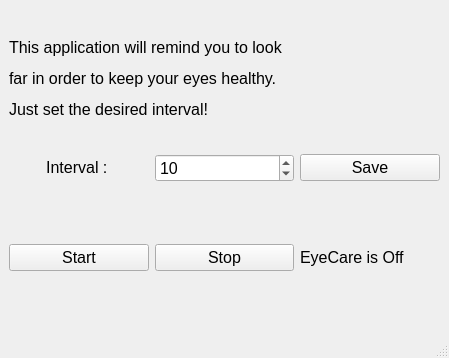
<?xml version="1.0" encoding="UTF-8"?>
<ui version="4.0">
 <class>MainWindow</class>
 <widget class="QMainWindow" name="MainWindow">
  <property name="windowModality">
   <enum>Qt::ApplicationModal</enum>
  </property>
  <property name="geometry">
   <rect>
    <x>0</x>
    <y>0</y>
    <width>449</width>
    <height>358</height>
   </rect>
  </property>
  <property name="windowTitle">
   <string>EyeCareApp</string>
  </property>
  <property name="windowIcon">
   <iconset theme=":/etc/icon.png"/>
  </property>
  <widget class="QWidget" name="centralwidget">
   <layout class="QVBoxLayout" name="verticalLayout_2">
    <item>
     <layout class="QVBoxLayout" name="verticalLayout">
      <item>
       <widget class="QLabel" name="label_2">
        <property name="text">
         <string>&lt;html&gt;&lt;head/&gt;&lt;body&gt;&lt;p&gt;&lt;span style=&quot; font-size:12pt;&quot;&gt;This application will remind you to look&lt;/span&gt;&lt;/p&gt;&lt;p&gt;&lt;span style=&quot; font-size:12pt;&quot;&gt;far in order to keep your eyes healthy.&lt;/span&gt;&lt;/p&gt;&lt;p&gt;&lt;span style=&quot; font-size:12pt;&quot;&gt;Just set the desired interval!&lt;/span&gt;&lt;/p&gt;&lt;/body&gt;&lt;/html&gt;</string>
        </property>
       </widget>
      </item>
      <item>
       <layout class="QHBoxLayout" name="horizontalLayout">
        <item>
         <widget class="QLabel" name="label">
          <property name="text">
           <string>&lt;html&gt;&lt;head/&gt;&lt;body&gt;&lt;p&gt;&lt;span style=&quot; font-size:12pt;&quot;&gt;Interval : &lt;/span&gt;&lt;/p&gt;&lt;/body&gt;&lt;/html&gt;</string>
          </property>
          <property name="alignment">
           <set>Qt::AlignCenter</set>
          </property>
         </widget>
        </item>
        <item>
         <widget class="QSpinBox" name="intervalSpinBox">
          <property name="font">
           <font>
            <pointsize>12</pointsize>
           </font>
          </property>
          <property name="toolTip">
           <string>&lt;html&gt;&lt;head/&gt;&lt;body&gt;&lt;p&gt;&lt;span style=&quot; font-size:10pt;&quot;&gt;An interval of 10 minutes is recommended by specialists!&lt;/span&gt;&lt;/p&gt;&lt;/body&gt;&lt;/html&gt;</string>
          </property>
          <property name="maximum">
           <number>999</number>
          </property>
          <property name="value">
           <number>10</number>
          </property>
         </widget>
        </item>
        <item>
         <widget class="QPushButton" name="saveButton">
          <property name="font">
           <font>
            <pointsize>12</pointsize>
           </font>
          </property>
          <property name="text">
           <string>Save</string>
          </property>
         </widget>
        </item>
       </layout>
      </item>
      <item>
       <layout class="QHBoxLayout" name="horizontalLayout_2">
        <item>
         <widget class="QPushButton" name="startButton">
          <property name="font">
           <font>
            <pointsize>12</pointsize>
           </font>
          </property>
          <property name="text">
           <string>Start</string>
          </property>
         </widget>
        </item>
        <item>
         <widget class="QPushButton" name="stopButton">
          <property name="font">
           <font>
            <pointsize>12</pointsize>
           </font>
          </property>
          <property name="text">
           <string>Stop</string>
          </property>
         </widget>
        </item>
        <item>
         <widget class="QLabel" name="statusLabel">
          <property name="font">
           <font>
            <pointsize>12</pointsize>
           </font>
          </property>
          <property name="text">
           <string>EyeCare is Off</string>
          </property>
         </widget>
        </item>
       </layout>
      </item>
     </layout>
    </item>
   </layout>
  </widget>
  <widget class="QStatusBar" name="statusbar"/>
 </widget>
 <resources/>
 <connections/>
</ui>
